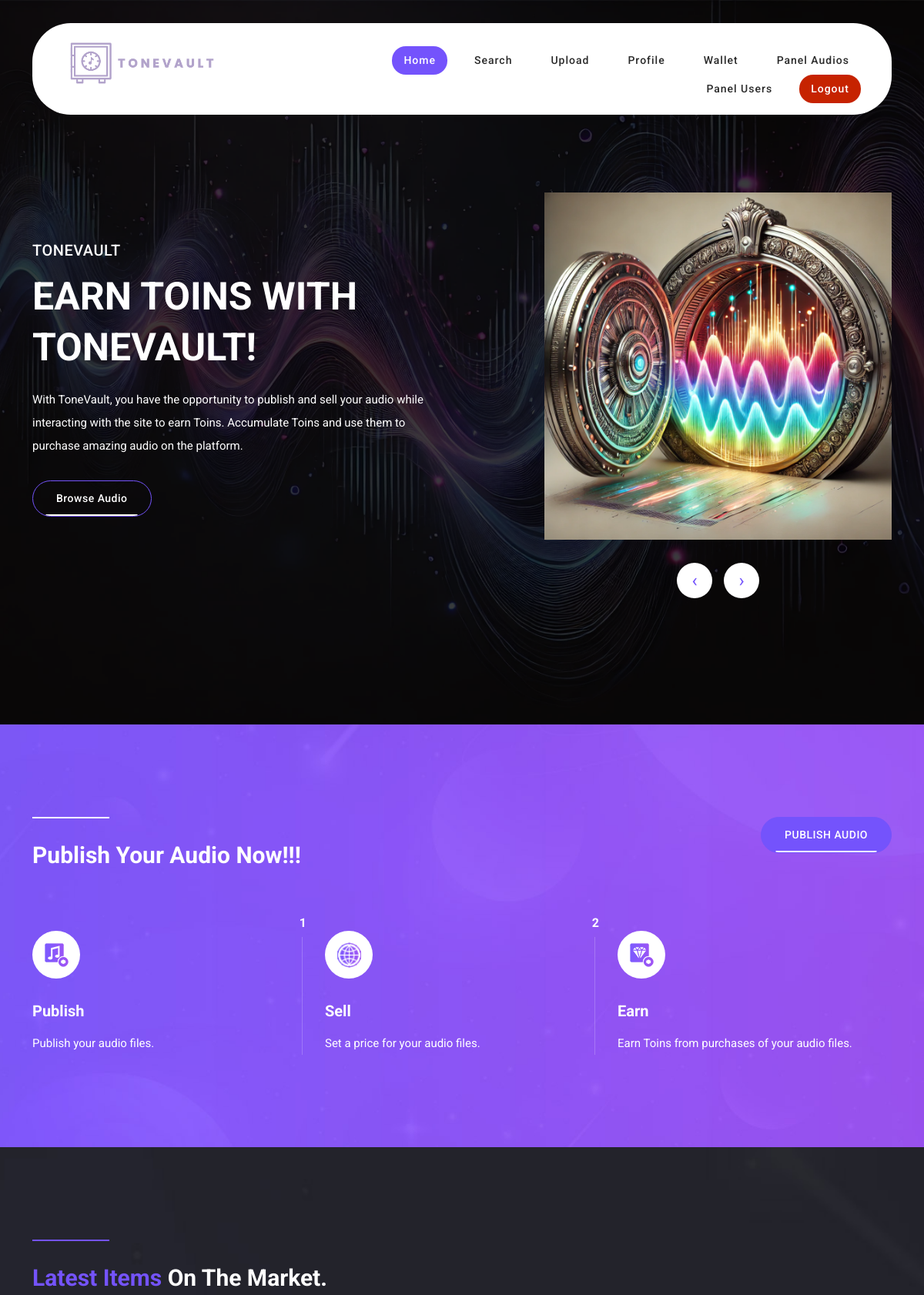
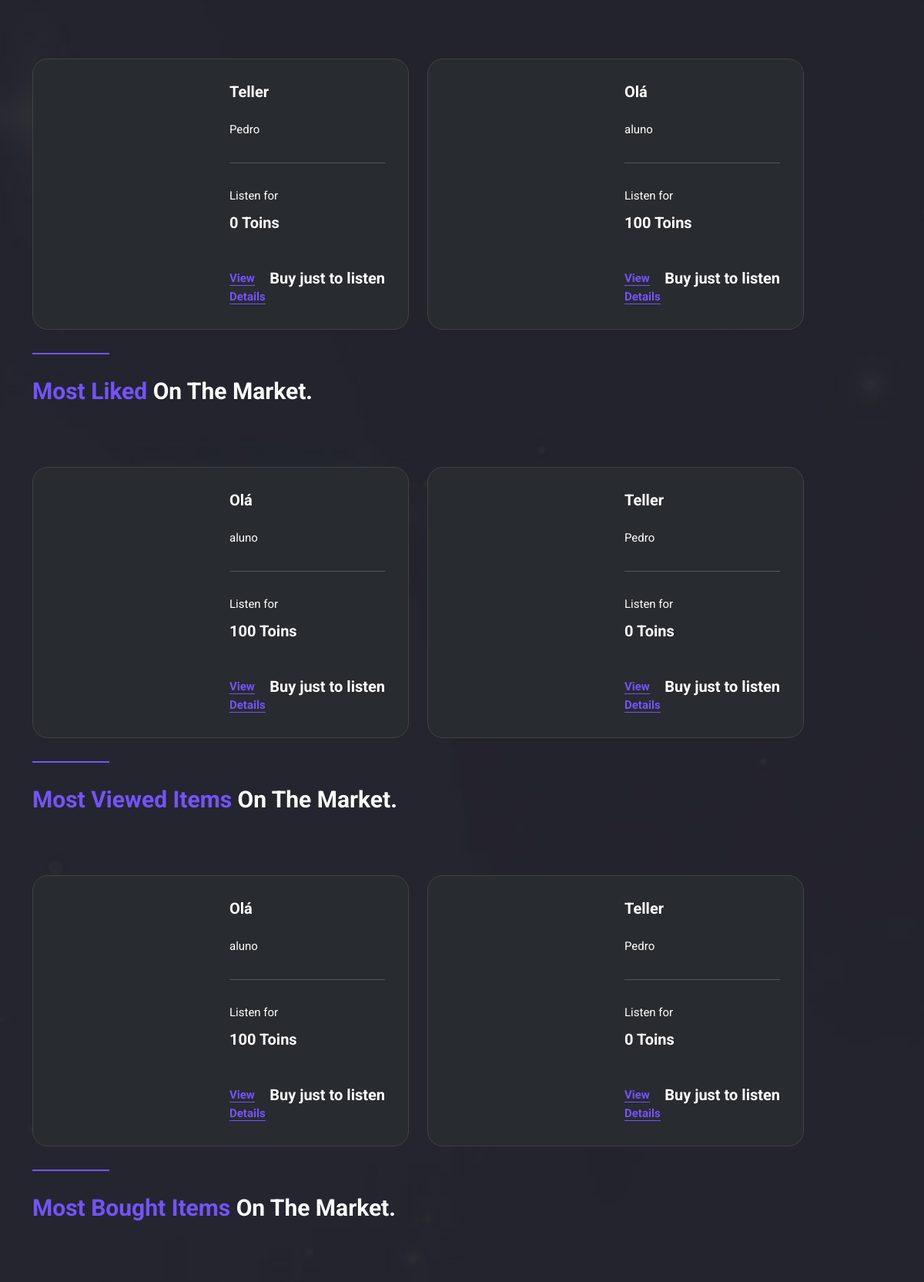
Screenshot of /home (signed in, upper part) with the database file from the repository (2 pictures, top to bottom).
### tables this page shows
CREATE TABLE `audios` (
  `id` int(11) NOT NULL,
  `titulo` varchar(255) NOT NULL,
  `descricao` text NOT NULL,
  `ficheiro` varchar(255) NOT NULL,
  `ficheiroEnc` varchar(255) NOT NULL,
  `valor` int(11) NOT NULL,
  `idUtilizador` int(11) NOT NULL,
  `privacidade` tinyint(1) NOT NULL,
  `estado` tinyint(1) DEFAULT 1
);

CREATE TABLE `utilizadores` (
  `id` int(11) NOT NULL,
  `nome` varchar(50) NOT NULL,
  `email` varchar(255) NOT NULL,
  `password` varchar(255) NOT NULL,
  `saldo` int(11) DEFAULT 0,
  `nivel` int(11) DEFAULT 2,
  `estado` tinyint(1) DEFAULT 1
);

### app/database/Database.php (called while the page is built)
<?php
class Database
{
    private static $instance = null;
    public static function getInstance()
    {
        if (self::$instance === null) {
            try {
                self::$instance = new PDO(
                    'mysql:host=sql102.infinityfree.com;dbname=if0_37791864_tonevault',
                    'if0_37791864',
                    'macacos2000',
                    [
                        PDO::ATTR_ERRMODE => PDO::ERRMODE_EXCEPTION,
                        PDO::ATTR_DEFAULT_FETCH_MODE => PDO::FETCH_ASSOC
                    ]
                );
            } catch (PDOException $e) {
                die("ERRO DE CONEXÃO : " . $e->getMessage());
            }
        }
        return self::$instance;
    }
}

### app/models/AudioModel.php (called while the page is built, shortened)
<?php
class AudioModel
{
    private $db;
    public function __construct()
    {
        require_once './app/database/Database.php';
        $this->db = Database::getInstance();
    }
    public function listAudios()
    {
        $stmt = $this->db->prepare('SELECT a.id,a.titulo,a.descricao,a.ficheiro,a.ficheiroEnc,a.valor,a.estado,u.nome FROM audios a JOIN utilizadores u ON a.idUtilizador=u.id WHERE privacidade=1 ORDER BY a.id DESC LIMIT 6;');
        $stmt->execute();
        return $stmt->fetchAll(PDO::FETCH_ASSOC);
    }
    public function getAudiosByLikes()
    {
        $stmt = $this->db->prepare(
            "SELECT a.*, u.nome, COUNT(l.idAudio) AS totalLikes
             FROM audios a
             LEFT JOIN likes l ON a.id = l.idAudio
             LEFT JOIN utilizadores u ON a.idUtilizador = u.id
             WHERE a.privacidade = 1
             GROUP BY a.id
             ORDER BY totalLikes DESC
             LIMIT 6"
        );
        $stmt->execute();
        return $stmt->fetchAll(PDO::FETCH_ASSOC);
    }
    public function getAudiosByViews()
    {
        $stmt = $this->db->prepare(
            "SELECT a.*, u.nome, COUNT(v.idAudio) AS totalViews
             FROM audios a
             LEFT JOIN views v ON a.id = v.idAudio
             LEFT JOIN utilizadores u ON a.idUtilizador = u.id
             WHERE a.privacidade = 1
             GROUP BY a.id
             ORDER BY totalViews DESC
             LIMIT 6"
        );
        $stmt->execute();
        return $stmt->fetchAll(PDO::FETCH_ASSOC);
    }
}

### app/views/homeView.php (the view, shortened to what this page needs)
<!DOCTYPE html>
<html lang="en">
<head>
  <link href="app/vendor/bootstrap/css/bootstrap.min.css" rel="stylesheet">
  <link rel="stylesheet" href="app/assets/css/fontawesome.css">
  <link rel="stylesheet" href="app/assets/css/templatemo-liberty-market.css">
  <link rel="stylesheet" href="app/assets/css/owl.css">
  <link rel="stylesheet" href="app/assets/css/animate.css">
  <link rel="stylesheet" href="https://unpkg.com/swiper@7/swiper-bundle.min.css" />
</head>
<body>
  <?php
  include_once 'headerView.php'; ?>
  <div class="main-banner" style="background-image: url('app/assets/images/3rdBG.png');">
    <div class="container">
      <div class="row">
        <div class="col-lg-6 align-self-center">
          <div class="header-text">
            <h6>TONEVAULT</h6>
            <h2>Earn Toins with ToneVault!</h2>
            <p>With ToneVault, you have the opportunity to publish and sell your audio while interacting with the site to earn Toins. Accumulate Toins and use them to purchase amazing audio on the platform.</p>
            <div class="buttons">
              <div class="border-button">
                <a href="procurar">Browse Audio</a>
              </div>
            </div>
          </div>
        </div>
        <div class="col-lg-5 offset-lg-1">
          <div class="owl-banner owl-carousel">
            <div class="item">
              <img src="app/assets/images/vault3.png" alt="">
            </div>
          </div>
        </div>
      </div>
    </div>
  </div>
  <div class="create-nft">
    <div class="container">
      <div class="row">
        <div class="col-lg-8">
          <div class="section-heading">
            <div class="line-dec"></div>
            <h2>Publish Your Audio Now!!!</h2>
          </div>
        </div>
        <div class="col-lg-4">
          <div class="main-button">
            <a href="/upload">PUBLISH AUDIO</a>
          </div>
        </div>
        <div class="col-lg-4">
          <div class="item first-item">
            <div class="number">
              <h6>1</h6>
            </div>
            <div class="icon">
              <img src="app/assets/images/icon-03.png" alt="">
            </div>
            <h4>Publish</h4>
            <p>Publish your audio files.</p>
          </div>
        </div>
        <div class="col-lg-4">
          <div class="item second-item">
            <div class="number">
              <h6>2</h6>
            </div>
            <div class="icon">
              <img src="app/assets/images/icon-04.png" alt="">
            </div>
            <h4>Sell</h4>
            <p>Set a price for your audio files.</p>
          </div>
        </div>
        <div class="col-lg-4">
          <div class="item">
            <div class="icon">
              <img src="app/assets/images/icon-05.png" alt="">
            </div>
            <h4>Earn</h4>
            <p>Earn Toins from purchases of your audio files.</p>
          </div>
        </div>
      </div>
    </div>
  </div>
  <div class="currently-market">
    <div class="container">
      <div class="row">
        <div class="col-lg-6">
          <div class="section-heading">
            <div class="line-dec"></div>
            <h2><em>Latest Items</em> on the market.</h2>
          </div>
        </div>
        <div class="col-lg-12">
          <div class="row grid">
            <?php
            foreach ($audiosList as $audio) {
            ?>
              <div class="col-lg-6 currently-market-item all msc">
                <div class="item">
                  <div class="left-image">
                  </div>
                  <div class="right-content">
                    <h4><?= $audio['titulo']; ?></h4>
                    <span class="author">
                      <h6><?= $audio['nome']; ?><br><a href="perfil"></h6>
                    </span>
                    <div class="line-dec"></div>
                    <span class="bid">
                      Listen for<br><strong><?= $audio['valor']; ?> Toins</strong><br>
                    </span>
                    <span class="ends">
                      <?php if ($audio['estado'] == 0) echo "<br><strong>Buy just to listen</strong><br>";
                      else echo "<br><strong>Purchase rights</strong><br>";
                      ?>
                    </span>
                    <div class="text-button">
                      <a href="/item?id=<?= $audio['id']; ?>">View Details</a>
                    </div>
                  </div>
                </div>
              </div>
            <?php } ?>
          </div>
        </div>
        <div class="col-lg-6">
          <div class="section-heading">
            <div class="line-dec"></div>
            <h2><em>Most Liked</em> on the market.</h2>
          </div>
        </div>
        <div class="col-lg-12">
          <div class="row grid">
            <?php
            foreach ($audiosByLikes as $audio) {
            ?>
              <div class="col-lg-6 currently-market-item all msc">
                <div class="item">
                  <div class="left-image">
                  </div>
                  <div class="right-content">
                    <h4><?= $audio['titulo']; ?></h4>
                    <span class="author">
                      <h6><?= $audio['nome']; ?><br><a href="perfil"></h6>
                    </span>
                    <div class="line-dec"></div>
                    <span class="bid">
                      Listen for<br><strong><?= $audio['valor']; ?> Toins</strong><br>
                    </span>
                    <span class="ends">
                      <?php if ($audio['estado'] == 0) echo "<br><strong>Buy just to listen</strong><br>";
                      else echo "<br><strong>Purchase rights</strong><br>";
                      ?>
                    </span>
                    <div class="text-button">
                      <a href="/item?id=<?= $audio['id']; ?>">View Details</a>
                    </div>
                  </div>
                </div>
              </div>
            <?php } ?>
          </div>
        </div>
        <div class="col-lg-6">
          <div class="section-heading">
            <div class="line-dec"></div>
            <h2><em>Most Viewed Items</em> on the market.</h2>
          </div>
        </div>
        <div class="col-lg-12">
          <div class="row grid">
            <?php
            foreach ($audiosByViews as $audio) {
            ?>
              <div class="col-lg-6 currently-market-item all msc">
                <div class="item">
                  <div class="left-image">
                  </div>
                  <div class="right-content">
                    <h4><?= $audio['titulo']; ?></h4>
                    <span class="author">
                      <h6><?= $audio['nome']; ?><br><a href="perfil"></h6>
                    </span>
                    <div class="line-dec"></div>
                    <span class="bid">
                      Listen for<br><strong><?= $audio['valor']; ?> Toins</strong><br>
                    </span>
                    <span class="ends">
                      <?php if ($audio['estado'] == 0) echo "<br><strong>Buy just to listen</strong><br>";
                      else echo "<br><strong>Purchase rights</strong><br>";
                      ?>
                    </span>
                    <div class="text-button">
                      <a href="/item?id=<?= $audio['id']; ?>">View Details</a>
                    </div>
                  </div>
                </div>
              </div>
            <?php } ?>
          </div>
        </div>
        <div class="col-lg-6">
          <div class="section-heading">
            <div class="line-dec"></div>
            <h2><em>Most Bought Items</em> on the market.</h2>
          </div>
        </div>
      </div>
    </div>
  </div>
</body>
</html>

### rows the page displays
audios: titulo "Teller", idUtilizador.nome "Pedro", valor "0", estado "Buy just to listen"
audios: titulo "Olá", idUtilizador.nome "aluno", valor "100", estado "Buy just to listen"
